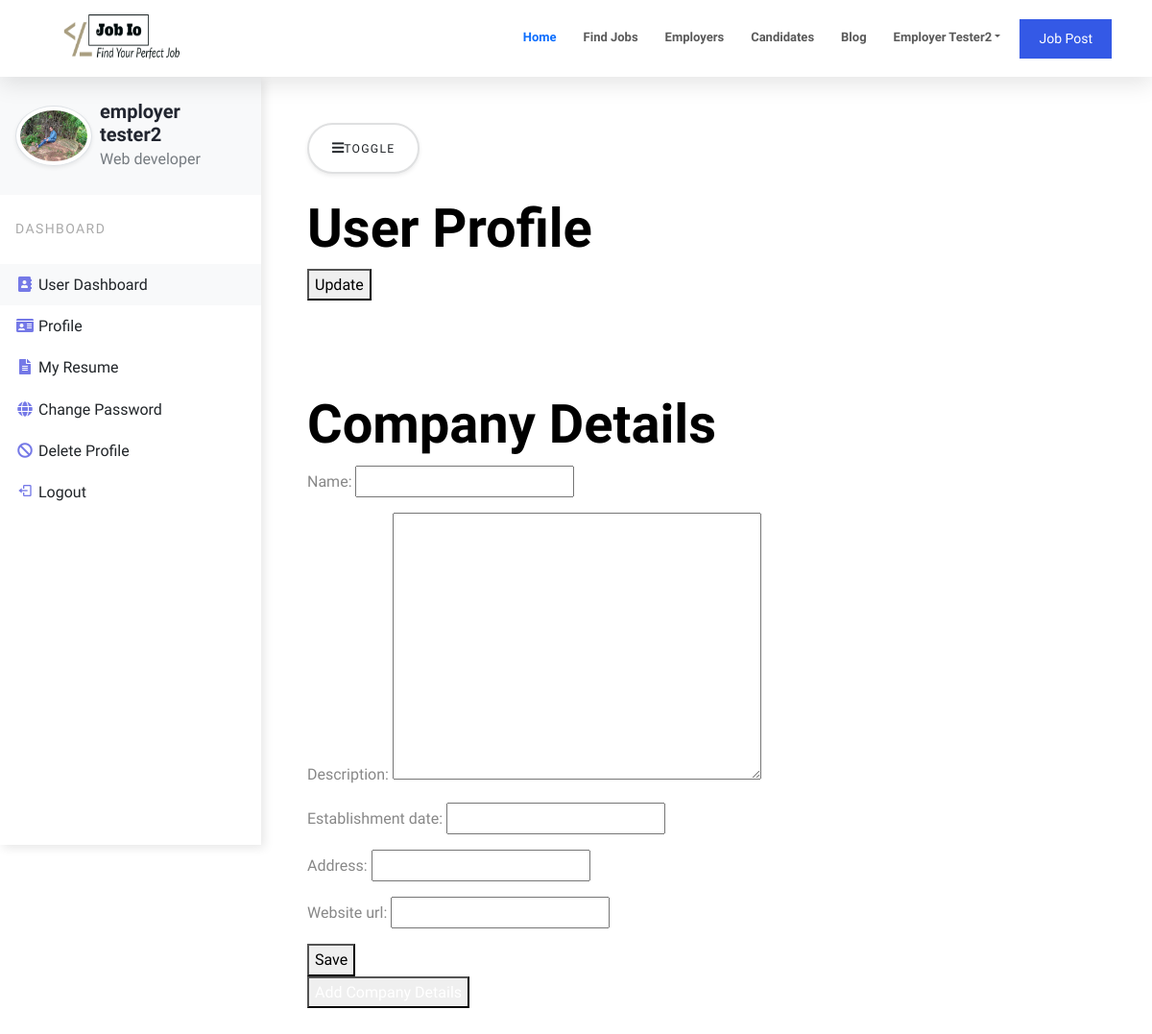
Screenshot of /accounts/my-profiles/company/ (signed in) with the database file from the repository.
### accounts/models.py (models this page shows, shortened)
class NewUser(AbstractBaseUser, PermissionsMixin):
    email = models.EmailField(_('email address'), unique=True)
    name = models.CharField(max_length=150, blank=True)
    start_date = models.DateTimeField(default=timezone.now)
    about = models.TextField(_('about'),max_length=500, blank=True)
    is_staff = models.BooleanField(default=False)
    is_active = models.BooleanField(default=True)
    objects = CustomAccountManager()
    USERNAME_FIELD = 'email'
    REQUIRED_FIELDS = ['name']
    class Types(models.TextChoices):
        EMPLOYEE = "EMPLOYEE", "Employee"
        EMPLOYER = "EMPLOYER", "Employer"
    default_type = Types.EMPLOYEE
    type = models.CharField(_('Types'), max_length=100, choices=Types.choices, default=default_type)

class EmployerProfile(models.Model):
    employer = models.OneToOneField(Employer, on_delete=models.CASCADE)
    profile_pic = models.ImageField(default='profile_pics/default.jpg', upload_to='profile_pics')
    phone_regex = RegexValidator( regex = r'^\d{10}$',message = "phone number should exactly be in 10 digits")
    phone = models.CharField(max_length=255, validators=[phone_regex], blank = True, null=True)

### accounts/views.py (the view, shortened to what this page needs)
# urls.py: path('my-profiles/company/', views.company_details, name="company-detail"),
def company_details(request):
    comp_form = CompanyForm
    context = {'login_form':AuthenticationForm, 'reg_form':EmployeeRegistrationForm, 'reg_employer_form':EmployerRegistrationForm, 'comp_form':comp_form}
    return render(request, 'accounts/companydetails.html' ,context)

### accounts/templatetags/custom_filters.py (called while the page is built)
def add_class(value, token):
    value.field.widget.attrs['class']=token
    return value

def add_placeholder(value, token):
    value.field.widget.attrs['placeholder']=token
    return value

### templates/accounts/companydetails.html (shortened to what this page needs)
{% extends 'index.html' %}
{% load static %}
{% load custom_filters %}
{% block head %}
<link rel="stylesheet" href="{% static 'css/profile.css' %}">
{% endblock head %}
{% block content %}
<div class="vertical-nav bg-white" id="sidebar">
    <div class="py-4 px-3 mb-4 bg-light">
        <div class="media d-flex align-items-center">
            <img loading="lazy" src="{{ user.employerprofile.profile_pic.url }}" alt="..." width="80" height="80"
                class="mr-3 rounded-circle img-thumbnail shadow-sm">
            <div class="media-body">
                <h5 class="m-0 mx-2">{{user.name}}</h5>
                <p class="font-weight-normal text-muted mx-2 mb-0">Web developer</p>
            </div>
        </div>
    </div>
    <p class="text-gray font-weight-bold text-uppercase px-3 small pb-4 mb-0">Dashboard</p>
    <ul class="nav flex-column bg-white mb-0">
        <li class="nav-item">
            <a href="{% url 'user-dashboard' %}" class="nav-link text-dark bg-light">
                <i class="fa fa-address-book mr-3 text-primary fa-fw"></i>
                User Dashboard
            </a>
        </li>
        <li class="nav-item">
            <a href="{% url 'profile-employer' user.employerprofile.id%}" class="nav-link text-dark">
                <i class="fa fa-id-card mr-3 text-primary fa-fw"></i>
                Profile
            </a>
        </li>
        <li class="nav-item">
            <a href="#" class="nav-link text-dark">
                <i class="fas fa-file-alt mr-3 text-primary fa-fw"></i>
                My Resume
            </a>
        </li>
        <li class="nav-item">
            <a href="{% url 'update-password' %}" class="nav-link text-dark">
                <i class="fa fa-globe text-primary fa-fw"></i>
                Change Password
            </a>
        </li>
        <li class="nav-item">
            <a href="{% url 'delete-user' user.id%}" class="nav-link text-dark">
                <i class="fa fa-ban text-primary fa-fw"></i>
                Delete Profile
            </a>
        </li>
        <li class="nav-item">
            <a href="{% url 'logout' %}" class="nav-link text-dark">
                <i class='bx bx-log-out text-primary fa-fw'></i>
                logout
            </a>
        </li>
    </ul>
    <p class="text-gray font-weight-bold text-uppercase px-3 small py-4 mb-0"></p>
    <ul class="nav flex-column bg-white mb-0">
        <li class="nav-item">
            <a href="#" class="nav-link text-dark">
            </a>
        </li>
        <li class="nav-item">
            <a href="#" class="nav-link text-dark">
            </a>
        </li>
        <li class="nav-item">
            <a href="#" class="nav-link text-dark">
            </a>
        </li>
        <li class="nav-item">
            <a href="#" class="nav-link text-dark">
            </a>
        </li>
    </ul>
</div>
<div class="page-content p-5">
    <button id="sidebarCollapse" type="button" class="btn btn-light bg-white rounded-pill shadow-sm px-4 mb-4"><i
            class="fa fa-bars mr-2"></i><small class="text-uppercase font-weight-bold">Toggle</small></button>
    <form action="{% url 'profile-employer' user.employerprofile.id%}" method="post" enctype="multipart/form-data">
        <h3 class="display-4 text-black">User Profile</h3>
        <button type="submit" class="btn-lg btn-primary">Update</button>
    </form>
</div>
<div class="page-content p-5">
    <h3 class="display-4 text-black">Company Details</h3>
    <form action="{% url 'company-detail'%}" method="post">
        {{comp_form.as_p}}
        <button type="submit">Save</button>
    </form>
    <button type="button" class="btn-sm btn-primary"> <a href="#" class="text-white"> Add Company Details
        </a></button>
</div>
{% endblock content %}

### templates/index.html (shortened to what this page needs)
<!DOCTYPE html>
<html lang="en">
{% load custom_filters %}
{% load static %}
<head>
    <link rel="stylesheet" href="https://cdnjs.cloudflare.com/ajax/libs/bootswatch/5.1.3/zephyr/bootstrap.css"
 />
    <link rel="stylesheet" href="https://cdnjs.cloudflare.com/ajax/libs/bootswatch/5.1.3/zephyr/bootstrap.min.css"
 />
    <link href='https://unpkg.com/boxicons@2.0.9/css/boxicons.min.css' rel='stylesheet'>
    <link rel="stylesheet" href="https://stackpath.bootstrapcdn.com/font-awesome/4.7.0/css/font-awesome.min.css">
    <link href="https://cdnjs.cloudflare.com/ajax/libs/font-awesome/5.13.0/css/all.min.css" rel="stylesheet">
    <link rel="stylesheet" href="{% static 'css/style.css' %}">
    {% block head %}{% endblock head %}
</head>
<body>
    <nav class="navbar navbar-expand-lg sticky-top navbar-light bg-white">
        <div class="container">
            <a class="navbar-brand" href="{% url 'index' %}">
                <img src="{% static 'images/logo/Job Io_croped_tra.png' %}" height="60px" width="170px" alt="logo">
            </a>
            <div class="collapse navbar-collapse my-2" id="navbarColor03">
                <ul class="navbar-nav ms-auto">
                    <li class="nav-item">
                        <a class="nav-link my-2 active" href="#home">Home
                        </a>
                    </li>
                    <li class="nav-item">
                        <a class="nav-link my-2" href="#services">Find Jobs</a>
                    </li>
                    <li class="nav-item">
                        <a class="nav-link my-2" href="#">Employers</a>
                    </li>
                    <li class="nav-item">
                        <a class="nav-link my-2" href="#">Candidates</a>
                    </li>
                    <li class="nav-item">
                        <a class="nav-link my-2" href="#">Blog</a>
                    </li>
                    {% if user.is_authenticated %}
                    <li class="nav-item dropdown">
                        <a class="nav-link my-2 dropdown-toggle" data-bs-toggle="dropdown" href="#" role="button"
                            aria-haspopup="true" aria-expanded="false">{{user.name}}</a>
                    </li>
                    {% else %}
                </ul>
                <button class="btn btn-outline-primary py-2 me-2" data-bs-toggle="modal"
                    data-bs-target="#LoginSignUp">Login / Register</button>
                {% endif %}
                {% if request.user.type == "EMPLOYER" %}
                <button class="btn btn-primary py-2"><a href="{% url 'job-post'%}" class="text-white">Job Post</a></button>
                {% endif %}
            </div>
        </div>
    </nav>
    {% block content %}{% endblock content %}
</body>
</html>

### static/css/style.css (style rules this page uses)
:root { --primary: #0d6efd; --dark: #21252f; --body: #888; --white: #ffffff; --box-shadow: 0 8px 22px rgba(0, 0, 0, 0.1); }
body { font-family: "Sora", sans-serif; line-height: 1.7; color: var(--body); }
h1, h2, h3, h4, h5, h6, .display-4 { color: var(--dark); font-weight: 700; }
.navbar { padding: 5px; box-shadow: var(--box-shadow); }
.navbar .nav-link { font-size: 13px; font-weight: 700; padding: 0; }
.navbar-expand-lg .navbar-nav .nav-link { padding-left: 0; }
a { color: var(--dark); text-decoration: none; }
.navbar-light .nav-link.active { color: var(--primary) !important; }
.navbar-light .navbar-nav .nav-link.active { background-color: #ffffff; }
.btn { padding: 14px 18px; border-width: 2px; border-radius: 0; }

### static/css/profile.css (style rules this page uses)
body { min-height: 100vh; overflow-x: hidden; }
.vertical-nav { min-width: 17rem; width: 17rem; height: 100vh; position: fixed; top: 5rem; left: 0; box-shadow: 3px 3px 10px rgba(0, 0, 0, 0.1); transition: all 0.4s; }
.page-content { width: calc(100% - 17rem); margin-left: 17rem; transition: all 0.4s; }
.text-uppercase { letter-spacing: 0.1em; }
.text-gray { color: #aaa; }
.nav-link { text-transform: capitalize; }
.text-primary { color: #7579e7 !important; }

### rows the page displays
NewUser: name "Employer Tester2", employerprofile.profile_pic (picture), name "employer tester2"
